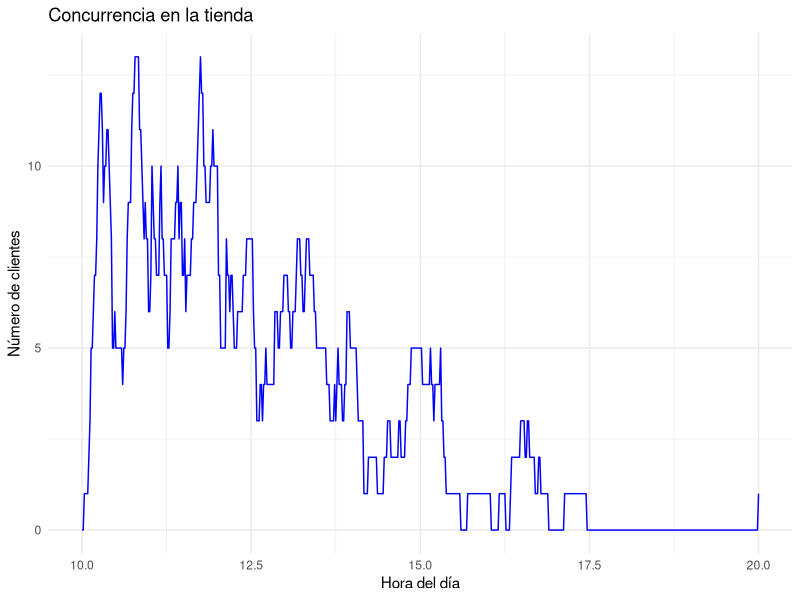
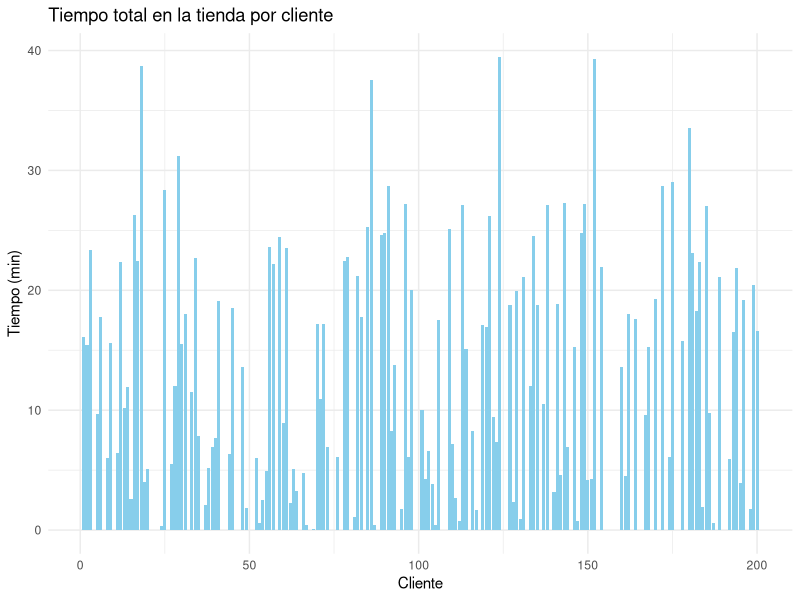

The R script that drew these images, in order:
set.seed(123)  # Para reproducibilidad

# Definir parámetros
n_clientes <- 200
hora_apertura <- 10  # 10 AM
hora_cierre <- 20    # 8 PM
duracion_tienda <- hora_cierre - hora_apertura

# Generar tiempos de llegada
llegadas <- abs(rnorm(n_clientes, mean = 0, sd = 1))
llegadas <- sort(hora_apertura + (llegadas / max(llegadas)) * duracion_tienda)

# Asignar tipos de clientes y tiempos de compra
tipo_cliente <- sample(c("Mirar", "Pequeño", "Grande"), n_clientes, replace = TRUE, prob = c(0.3, 0.5, 0.2))
tiempo_compra <- numeric(n_clientes)
tiempo_compra[tipo_cliente == "Mirar"] <- 0
tiempo_compra[tipo_cliente == "Pequeño"] <- rexp(sum(tipo_cliente == "Pequeño"), rate = 1/10)
tiempo_compra[tipo_cliente == "Grande"] <- runif(sum(tipo_cliente == "Grande"), min = 15, max = 30)

# Calcular la hora de salida
salidas <- llegadas + tiempo_compra / 60

# Calcular concurrencia por minuto
tiempo_minutos <- seq(hora_apertura, hora_cierre, by = 1/60)
concurrencia <- sapply(tiempo_minutos, function(t) sum(llegadas <= t & salidas > t))

# Encontrar la hora más concurrida
hora_pico <- tiempo_minutos[which.max(concurrencia)]
cat("Hora más concurrida:", floor(hora_pico), ":", round((hora_pico - floor(hora_pico)) * 60), "\n")

# Gráficos
library(ggplot2)

data_concurrencia <- data.frame(Hora = tiempo_minutos, Concurrencia = concurrencia)
ggplot(data_concurrencia, aes(x = Hora, y = Concurrencia)) +
  geom_line(color = "blue") +
  labs(title = "Concurrencia en la tienda", x = "Hora del día", y = "Número de clientes") +
  theme_minimal()

data_clientes <- data.frame(Cliente = 1:n_clientes, TiempoTotal = (salidas - llegadas) * 60)
ggplot(data_clientes, aes(x = Cliente, y = TiempoTotal)) +
  geom_bar(stat = "identity", fill = "skyblue") +
  labs(title = "Tiempo total en la tienda por cliente", x = "Cliente", y = "Tiempo (min)") +
  theme_minimal()

# Tabla de datos
library(dplyr)
library(knitr)
data_tabla <- data.frame(Cliente = 1:n_clientes, Hora_Llegada = llegadas, Tipo = tipo_cliente, Tiempo_Compra = tiempo_compra, Hora_Salida = salidas)
kable(head(data_tabla, 20), caption = "Primeros 20 clientes en la tienda")
